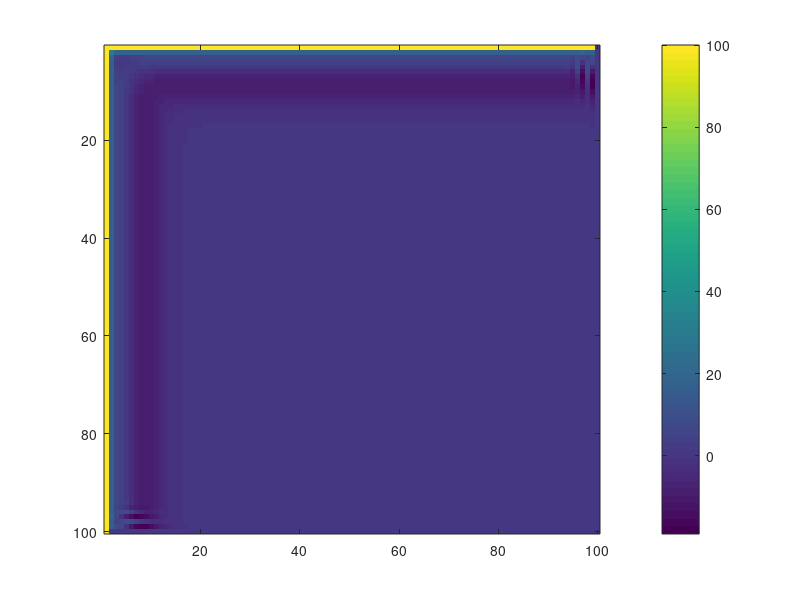
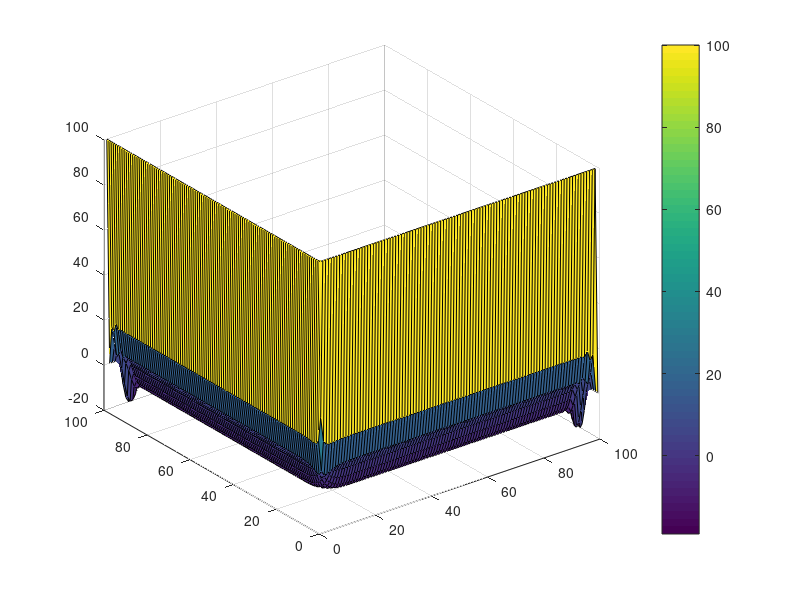

MATLAB code to generate these figures, in order:
%laplace equation solving
clc;clear all;close all;
L = 100; %row
H = 100; %col

u = zeros(L,H);

%setting boundary condition
u(1,:)= 100;
u(H,:)= 0;
u(:,1)= 100;
u(:,L)= 0;

for iteration=1:10
    for i=2:L-1
        for j=2:H-1
            u(i,j) = 0.25*(u(i+1,j)+u(i-1,j)+u(i,j+1)+u(i,j-1)-4*u(i,j));
        end
    end
    imagesc(u);colorbar;
    drawnow;
end
disp(u);

figure;surf(u);colorbar;

    